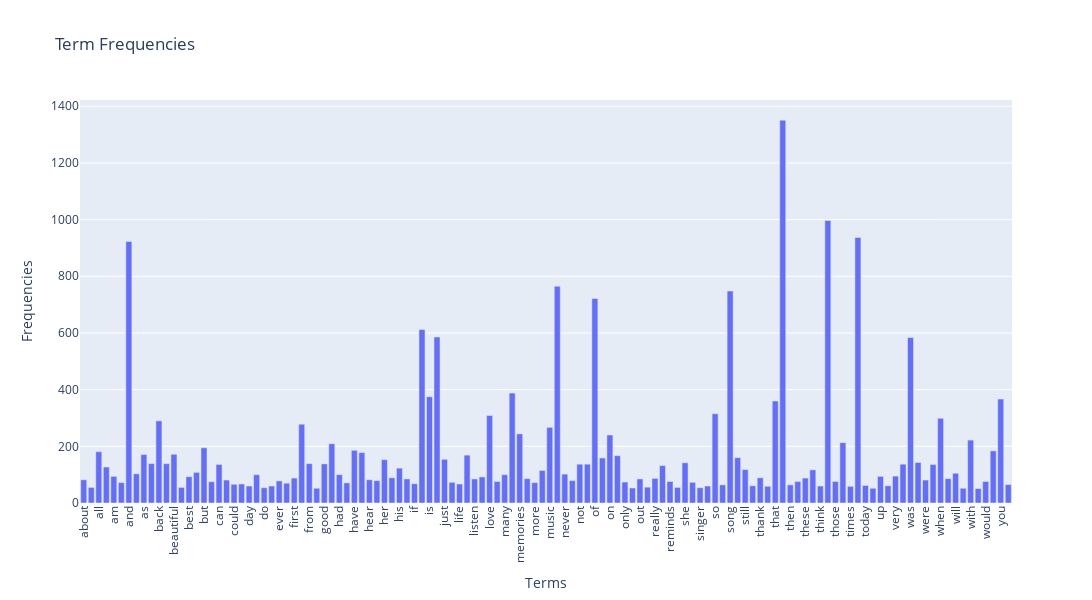

The cell this chart's notebook holds for it:
### Code cell
# Set a threshold of 50 to filter out all words that has frequency of less than 50, this is to efficiently reduce the number of terms that i visualize while maintaining the meaning of the visualization
frequency_threshold = 50 
filtered_indices = np.where(term_frequencies > frequency_threshold)[0]
terms = count_vect.get_feature_names_out()[filtered_indices]
frequencies = term_frequencies[filtered_indices]

data = pd.DataFrame({'Term': terms, 'Frequency': frequencies})
fig = px.bar(data, x='Term', y='Frequency', title='Term Frequencies', labels={'Term': 'Terms', 'Frequency': 'Frequencies'})
fig.update_layout(xaxis_tickangle=-90, height=600, width=1800)
fig.show()

### Figure 1 — Plotly figure (JSON) as saved in the notebook; plotly's stock layout.template omitted (floating-point values rounded to 4 significant figures)
{"data": [{"alignmentgroup": "True", "hovertemplate": "Terms=%{x}<br>Frequencies=%{y}<extra></extra>", "legendgroup": "", "marker": {"color": "#636efa", "pattern": {"shape": ""}}, "name": "", "offsetgroup": "", "orientation": "v", "showlegend": false, "textposition": "auto", "type": "bar", "x": ["about", "again", "all", "always", "am", "an", "and", "are", "as", "at", "back", "be", "beautiful", "been", "best", "brings", "but", "by", "can", "childhood", "could", "dad", "day", "days", "do", "don", "ever", "every", "first", "for", "from", "get", "good", "great", "had", "has", "have", "he", "hear", "heard", "her", "him", "his", "how", "if", "in", "is", "it", "just", "know", "life", "like", "listen", "listening", "love", "loved", "many", "me", "memories", "miss", "more", "much", "music", "my", "never", "no", "not", "now", "of", "old", "on", "one", "only", "or", "out", "played", "really", "remember", "reminds", "school", "she", "sing", "singer", "singing", "so", "some", "song", "songs", "still", "such", "thank", "thanks", "that", "the", "then", "there", "these", "they", "think", "this", "those", "time", "times", "to", "today", "too", "up", "used", "very", "voice", "was", "we", "were", "what", "when", "who", "will", "wish", "with", "wonderful", "would", "years", "you", "young"], "xaxis": "x", "y": [82, 55, 181, 127, 94, 72, 923, 103, 171, 139, 290, 139, 172, 55, 93, 108, 195, 75, 136, 81, 66, 67, 60, 100, 54, 60, 78, 70, 88, 278, 139, 52, 138, 209, 100, 71, 186, 178, 82, 79, 153, 89, 123, 85, 68, 612, 375, 586, 154, 73, 67, 169, 85, 92, 309, 76, 100, 388, 244, 86, 72, 115, 267, 765, 102, 79, 137, 137, 722, 159, 240, 167, 74, 53, 85, 56, 87, 132, 76, 55, 142, 73, 54, 60, 315, 64, 748, 160, 118, 61, 89, 59, 360, 1351, 64, 76, 88, 117, 60, 997, 76, 213, 59, 937, 62, 52, 94, 61, 95, 137, 584, 143, 81, 136, 299, 86, 105, 52, 222, 51, 76, 184, 367, 65], "yaxis": "y"}], "layout": {"barmode": "relative", "height": 600, "legend": {"tracegroupgap": 0}, "title": {"text": "Term Frequencies"}, "width": 1800, "xaxis": {"anchor": "y", "domain": [0, 1], "tickangle": -90, "title": {"text": "Terms"}}, "yaxis": {"anchor": "x", "domain": [0, 1], "title": {"text": "Frequencies"}}}}
